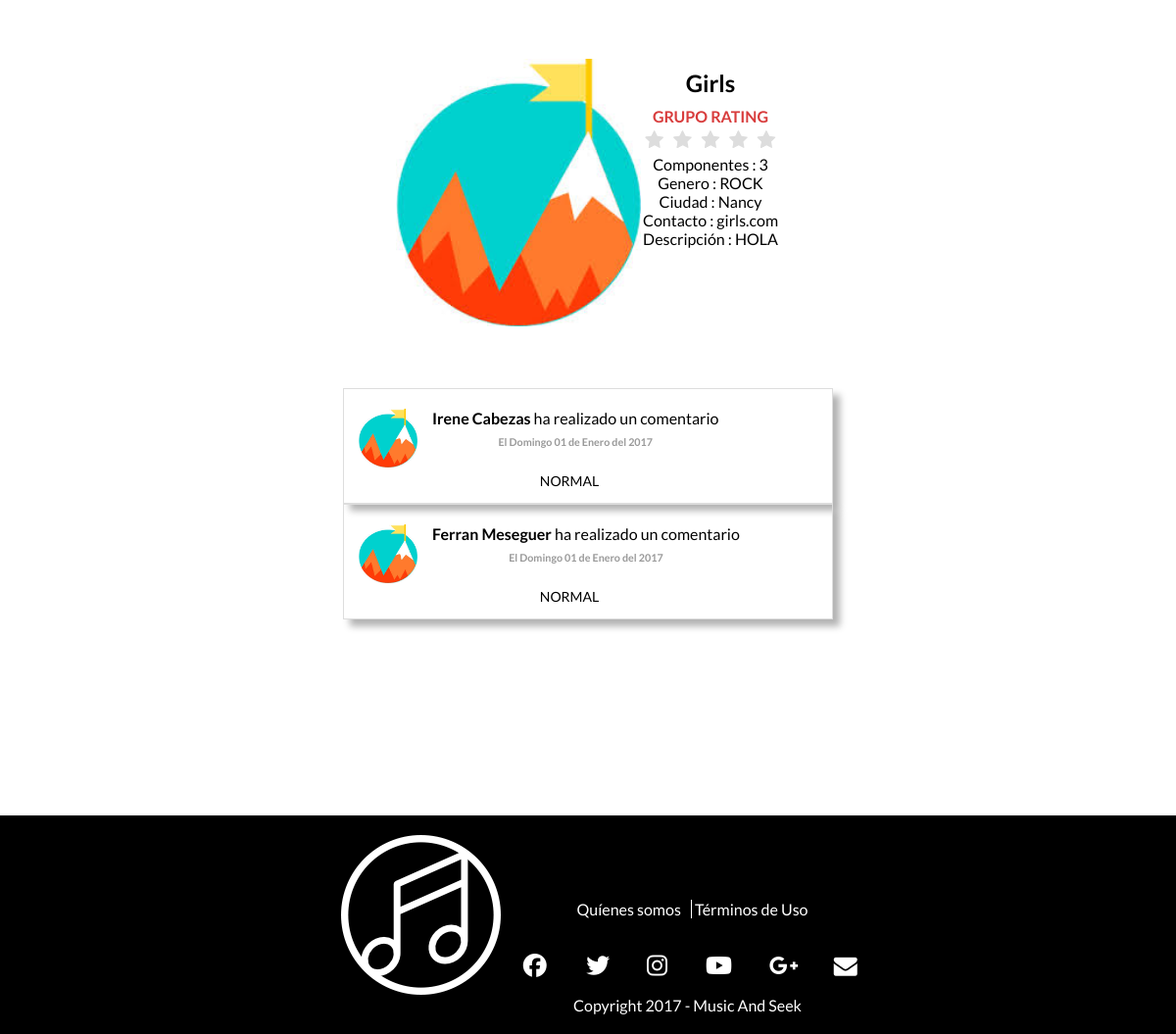
/InfoGrupo.php?nombre=Girls, run on the app's committed database.
### tables this page shows
create table USUARIO( 
ID_USUARIO int(10) not null auto_increment,
TIPO_USUARIO char(10) not null,
NOMBRE char(20) not null,
APELLIDOS char(20),
UBICACION char(50),
EMAIL char(50) not null,
NUMERO_CONTACTO int(11),
 
IMAGEN char(50),
NOMBRE_LOCAL char(20),
NOMBRE_ARTISTICO char(20),
NUMERO_COMPONENTES int(5),
PASSWORD char(255) not null,
AFORO int(5),
WEB char(20),
ID_GENERO int(10),
ID_CIUDAD int(10),
PREGUNTA_SEGURIDAD char (255),
RESPUESTA_SEGURIDAD char (255),
DESCRIPCION char(255),
FECHA_ALTA DATETIME,
FECHA_BAJA DATETIME DEFAULT NULL,
primary key (ID_USUARIO, EMAIL)
);

create table GENERO(
ID_GENERO int(10) not null auto_increment,
NOMBRE char(20) not null,
primary key(ID_GENERO)
);

create table CIUDAD(
ID_CIUDAD int(10) not null auto_increment,
NOMBRE char(20) not null,
PAIS char(10) not null,
primary key(ID_CIUDAD)
);

create table VOTAR_COMENTAR(
ID_VOTO int(10) not null auto_increment primary key,
ID_FAN int(10) not null,
ID_VOTADO int(10) not null,
PUNTOS DECIMAL(2,2) not null,
VOTO_CONCIERTO boolean not null,
COMENTARIO char(140),
FECHA datetime not null,
TIPO_VOTACION char(10) not null
);

### bbdd.php (called while the page is built, shortened)
<?php
function conectar() {
    $conexion = mysqli_connect('localhost', 'root', '', 'musicandseek')
            or die("Error conectando");
    return $conexion;
}
function getNombreFecha($fecha) {
    $dias = array("Domingo", "Lunes", "Martes", "Miercoles", "Jueves", "Viernes", "Sábado");
    $meses = array("Enero", "Febrero", "Marzo", "Abril", "Mayo", "Junio", "Julio", "Agosto", "Septiembre", "Octubre", "Noviembre", "Diciembre");
    $arrayFecha = explode("-", $fecha);
    $fecha = $dias[$arrayFecha[0]] . " " . $arrayFecha[1] . " de " . $meses[$arrayFecha[2] - 1] . " del " . $arrayFecha[3];
    return $fecha;
}
function getNombreCiudad($id_ciudad) {
    $conexion = conectar();
    $sql = "SELECT NOMBRE FROM CIUDAD WHERE ID_CIUDAD= $id_ciudad";
    $result = $conexion->query($sql);
    if ($result->num_rows > 0) {
        $row = $result->fetch_assoc();
        return $row['NOMBRE'];
    } else {
        return null;
    }
}
function getNombreGenero($id_genero) {
    $conexion = conectar();
    $sql = "SELECT NOMBRE FROM GENERO WHERE ID_GENERO = $id_genero";
    $result = $conexion->query($sql);
    if ($result->num_rows > 0) {
        $row = $result->fetch_assoc();
        return $row['NOMBRE'];
    } else {
        return null;
    }
}
function getInfoGrupoName($name) {
    $conexion = conectar();
    $sql = "SELECT * FROM USUARIO WHERE NOMBRE_ARTISTICO = '$name'";
    $result = $conexion->query($sql);
    if ($result->num_rows > 0) {
        $row = $result->fetch_assoc();
        return $row;
    } else {
        return null;
    }
}
function comentariosGrupo($id) {
    $conexion = conectar();
    $sql = "SELECT * FROM VOTAR_COMENTAR inner join USUARIO on VOTAR_COMENTAR.ID_FAN = USUARIO.ID_USUARIO WHERE ID_VOTADO = '$id' AND VOTO_CONCIERTO = 0;";
    $resultado = $conexion->query($sql);
    if ($resultado->num_rows > 0) {
        return $resultado;
    } else {
        echo mysqli_error($conexion);
        return false;
    }
}
function getImageID($id) {
    $conexion = conectar();
    $sql = "SELECT * FROM USUARIO WHERE ID_USUARIO = $id";
    $result = $conexion->query($sql);
    if ($result->num_rows > 0) {
        $row = $result->fetch_assoc();
        if ($row['IMAGEN'] != null) {
            $imagen = $row['IMAGEN'];
            return $imagen;
        } else {
            return 'Imagenes/image.jpeg';
        }
    } else {
        return false;
    }
}

### InfoGrupo.php (the view, shortened to what this page needs)
<!DOCTYPE html>
<html>
    <head>
        <link href="Estilos/Estilos.css" rel="stylesheet" type="text/css"/>
        <link href="Estilos/RegistrationForm.css" rel="stylesheet" type="text/css"/>
        <link href="Estilos/StarRating.css" rel="stylesheet" type="text/css"/>
        <link href="Estilos/Comments.css" rel="stylesheet" type="text/css"/>
    </head>
    <body>
        <div class="center" style="width: 100%; height: 100%">
            <?php
            require_once'bbdd.php';
            $resultado = getInfoGrupoName($_GET['nombre']);
            $puntuacion = votosGrupo($resultado['ID_USUARIO']);
            $comentarios = comentariosGrupo($resultado['ID_USUARIO']);
            $imagen = getImageID($resultado['ID_USUARIO']);
            echo'<div class="center content">';
            echo'<div class="inline center" style="vertical-align:top">';
            echo'<img src="' . $imagen . '" alt="" style="width:250px"/>';
            echo'</div>';
            echo '<div class="inline" style="height:auto">';
            echo '<h1>' . $resultado['NOMBRE_ARTISTICO'] . '</h1>';
            echo'<b style="color:#d83c3c">GRUPO RATING</b><i id="puntuacion" hidden>' . $puntuacion . '</i><br>';
            echo '<fieldset class="rating_fixed">
                        <input type="radio" id="star5" name="rating" value="5" /><label class = "full" for="star5" title="Fantástico - 5 stars"></label>
                        <input type="radio" id="star4half" name="rating" value="4 and a half" /><label class="half" for="star4half" title="Bastante bien - 4.5 stars"></label>
                        <input type="radio" id="star4" name="rating" value="4" /><label class = "full" for="star4" title="Bastante bien - 4 stars"></label>
                        <input type="radio" id="star3half" name="rating" value="3 and a half" /><label class="half" for="star3half" title="Meh - 3.5 stars"></label>
                        <input type="radio" id="star3" name="rating" value="3" /><label class = "full" for="star3" title="Meh - 3 stars"></label>
                        <input type="radio" id="star2half" name="rating" value="2 and a half" /><label class="half" for="star2half" title="No muy bueno - 2.5 stars"></label>
                        <input type="radio" id="star2" name="rating" value="2" /><label class = "full" for="star2" title=" - 2 stars"></label>
                        <input type="radio" id="star1half" name="rating" value="1 and a half" /><label class="half" for="star1half" title="Meh - 1.5 stars"></label>
                        <input type="radio" id="star1" name="rating" value="1" /><label class = "full" for="star1" title="Sucks big time - 1 star"></label>
                        <input type="radio" id="starhalf" name="rating" value="half" /><label class="half" for="starhalf" title="Sucks big time - 0.5 stars"></label>
                        </fieldset> ';
            echo '<div class="center">Componentes : ' . $resultado['NUMERO_COMPONENTES'] . '</div>';
            echo '<div class="center">Genero : ' . getNombreGenero(($resultado['ID_GENERO'])) . '</div>';
            echo '<div class="center">Ciudad : ' . getNombreCiudad($resultado['ID_CIUDAD']) . '</div>';
            if ($resultado['WEB'] != null) {
                echo '<div class="center">Contacto : ' . $resultado['WEB'] . '</div>';
            }
            if ($resultado['DESCRIPCION'] != null) {
                echo '<div class="center">Descripción : ' . $resultado['DESCRIPCION'] . '</div>';
            } echo '</div>';
            if ($comentarios != false) {
                echo '</div>';
                echo '<div style="margin:auto auto auto auto;width:500px">';
                echo '<div class="container">';
                while ($lista = $comentarios->fetch_assoc()) {
                    $imagen = getImageID($lista['ID_USUARIO']);
                    echo '<div class="row center">';
                    echo '<div class="col-sm-8">';
                    echo '<div class="panel panel-white post panel-shadow">';
                    echo '<div class="post-heading">';
                    echo '<div class="pull-left image">';
                    echo '<img src="' . $imagen . '" class="img-circle avatar" alt="user profile image">';
                    echo '</div>';
                    echo '<div class="pull-left meta">';
                    echo '<div class="title h5">';
                    echo '<b>' . $lista['NOMBRE'] . ' ' . $lista['APELLIDOS'] . '</b>';
                    echo ' ha realizado un comentario';
                    echo '</div>';
                    echo '<h6 class="text-muted time">El ' . getNombreFecha(date("w-d-m-Y", strtotime($lista['FECHA']))) . '</h6>';
                    echo '</div>';
                    echo '</div>';
                    echo '<div class="post-description">';
                    echo '<p> ' . str_replace("<pre>", "", $lista['COMENTARIO']) . '</p>';
                    echo '</div>';
                    echo '</div>';
                    echo '</div>';
                    echo '</div>';
                }
                echo'</div>';
                echo'</div>';
            }
            echo '</div></div>';
            ?>
            <div id="footer" class="margin_top_200px"></div>
    </body>
</html>

### Estilos/Estilos.css (style rules this page uses)
.inline { display: inline-block; }
.center { text-align: center; }
body { margin:0px; font-family: Lato; }
img { height: auto; text-align: center; }
.margin_top_200px { margin-top: 200px; }
.content { margin-top: 60px; margin-bottom: 60px; }

### Estilos/StarRating.css (style rules this page uses)
.rating_fixed { border: none; float: right; pointer-events:none; }
.rating_fixed > label:before { margin: 5px; font-size: 1.25em; font-family: FontAwesome; display: inline-block; content: "\f005"; }
.rating_fixed > label { color: #ddd; float: right; }
fieldset, label { margin: 0; padding: 0; }
body { margin: 20px; }
h1 { font-size: 1.5em; margin: 10px; }

### Estilos/Comments.css (style rules this page uses)
.panel-shadow { box-shadow: rgba(0, 0, 0, 0.3) 7px 7px 7px; }
.panel-white { border: 1px solid #dddddd; }
.post .post-heading { height: 30px; padding: 20px 15px; }
.post .post-heading .avatar { width: 60px; height: 60px; display: block; margin-right: 15px; }
.post .post-heading .meta .title { margin-bottom: 0; }
.post .post-heading .meta .time { margin-top: 8px; color: #999; }
.post .post-description { text-align: center; padding-left: 80px; max-width: 300px; }
.post .post-description p { font-size: 14px; }

### data on the page
usuario: NOMBRE_ARTISTICO "Girls", NUMERO_COMPONENTES "3", ID_GENERO.NOMBRE "ROCK", ID_CIUDAD.NOMBRE "Nancy", WEB "girls.com", DESCRIPCION "HOLA"
votar_comentar: usuario.NOMBRE "Irene", usuario.APELLIDOS "Cabezas", FECHA "Domingo 01 de Enero del 2017", COMENTARIO "NORMAL"
votar_comentar: usuario.NOMBRE "Ferran", usuario.APELLIDOS "Meseguer", FECHA "Domingo 01 de Enero del 2017", COMENTARIO "NORMAL"
